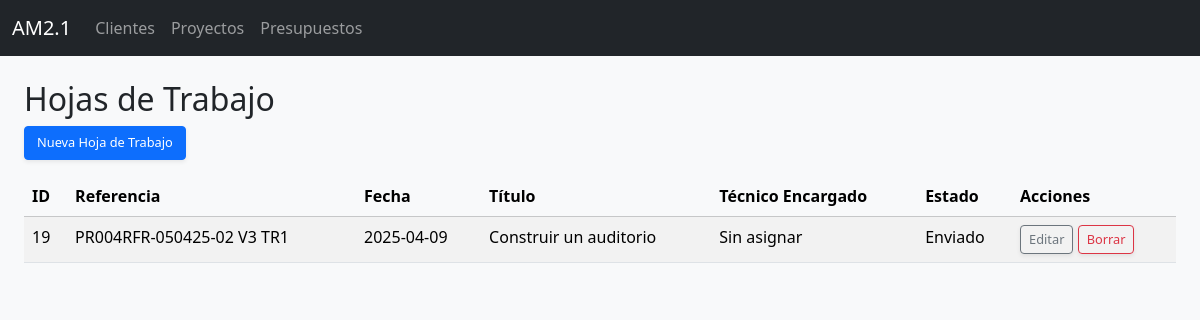
The page /hojas_trabajo on the database its author committed.
### tables this page shows
CREATE TABLE hojas_trabajo (
            id INTEGER PRIMARY KEY AUTOINCREMENT,
            id_proyecto INTEGER NOT NULL,
            referencia TEXT NOT NULL,
            fecha TEXT NOT NULL,
            tipo_via TEXT,
            nombre_via TEXT,
            numero_via TEXT,
            puerta TEXT,
            codigo_postal TEXT,
            poblacion TEXT,
            titulo TEXT,
            notas TEXT,
            tecnico_encargado TEXT,
            aprobacion TEXT,
            fecha_aprobacion TEXT,
            estado TEXT,
            FOREIGN KEY (id_proyecto) REFERENCES proyectos(id) ON DELETE CASCADE
        );

### hojas_trabajo.py (the view)
@hojas_trabajo_bp.route("/hojas_trabajo")
def listar_hojas():
    hojas = db.execute_query("""
        SELECT h.*, pr.nombre_proyecto, cl.nombre AS cliente,
            COALESCE(h.tecnico_encargado,
                (SELECT tecnico_encargado FROM presupuestos WHERE id_proyecto = h.id_proyecto ORDER BY id DESC LIMIT 1)
            ) AS tecnico_encargado
        FROM hojas_trabajo h
        JOIN proyectos pr ON h.id_proyecto = pr.id
        JOIN clientes cl ON pr.id_cliente = cl.id
        ORDER BY h.id DESC
    """, fetch=True)
    return render_template("hojas_trabajo_list.html", hojas=hojas)

### dbhelper.py (called while the page is built)
    def execute_query(self, query, params=(), fetch=False, fetchone=False):
        with sqlite3.connect(self.db_path) as conn:
            conn.row_factory = sqlite3.Row  # Permite acceder a columnas por nombre
            cursor = conn.cursor()
            cursor.execute(query, params)
            result = None
            if fetch:
                result = cursor.fetchall()
            elif fetchone:
                result = cursor.fetchone()
            else:
                result = cursor.lastrowid
            conn.commit()
        return result

### templates/hojas_trabajo_list.html
{% extends "layout.html" %}
{% block content %}
<div class="container-fluid mt-4">
  <h2>Hojas de Trabajo</h2>
  <a href="{{ url_for('hojas_trabajo_bp.nuevo_hoja_trabajo') }}" class="btn btn-primary mb-3">
    Nueva Hoja de Trabajo
  </a>
  <table class="table table-striped w-100">
    <thead class="table-light">
      <tr>
        <th>ID</th>
        <th>Referencia</th>
        <th>Fecha</th>
        <th>Título</th>
        <th>Técnico Encargado</th>
        <th>Estado</th>
        <th>Acciones</th>
      </tr>
    </thead>
    <tbody>
      {% for hoja in hojas %}
      <tr>
        <td>{{ hoja.id }}</td>
        <td>{{ hoja.referencia }}</td>
        <td>{{ hoja.fecha }}</td>
        <td>{{ hoja.titulo }}</td>
        <td>{{ hoja.tecnico_encargado or "Sin asignar" }}</td>
        <td>{{ hoja.estado }}</td>
        <td>
          <a href="{{ url_for('hojas_trabajo_bp.editar_hoja_trabajo', id=hoja.id) }}" class="btn btn-sm btn-outline-secondary">Editar</a>
          <form action="{{ url_for('hojas_trabajo_bp.borrar_hoja_trabajo', id=hoja.id) }}" method="post" style="display:inline;">
            <button type="submit" class="btn btn-sm btn-outline-danger" onclick="return confirm('¿Está seguro de borrar esta hoja de trabajo?');">Borrar</button>
          </form>
        </td>
      </tr>
      {% else %}
      <tr>
        <td colspan="7" class="text-center">No se encontraron hojas de trabajo.</td>
      </tr>
      {% endfor %}
    </tbody>
  </table>
</div>
{% endblock %}

### static/custom.css (style rules this page uses)
.btn, .btn-primary, .btn-secondary, .btn-warning, .btn-danger, .btn-info { border-radius: 0.25rem; box-shadow: 0 0.125rem 0.25rem rgba(0, 0, 0, 0.075); font-size: 0.8rem; }

### rows shown on the page
hojas_trabajo: id "19", referencia "PR004RFR-050425-02 V3 TR1", fecha "2025-04-09", titulo "Construir un auditorio", tecnico_encargado "Sin asignar", estado "Enviado"
